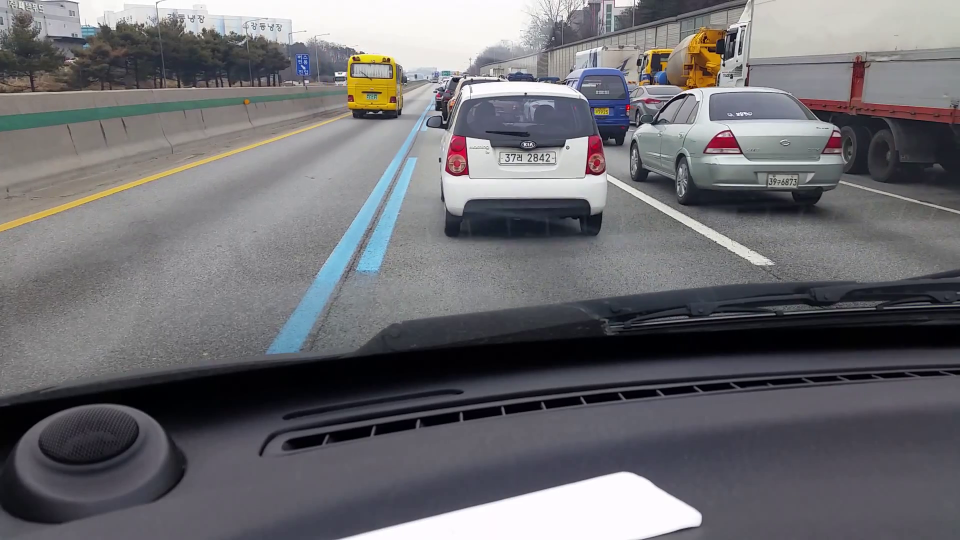
#> input picture frame 15 of road_01.mp4, 1920 x 1080 px, given in place of red_road_01.mp4, which was not available (shown at 1/2 size)
$ python video_read.py
#> lines starting #> are read from the running program, lines starting #| are printed output that depends on the picture
import cv2
import numpy as np


cap = cv2.VideoCapture('rsc/red_road_01.mp4')

while(cap.isOpened()):
    ret, frame = cap.read()
#> frame is the input picture: shape (1080, 1920, 3); mean B, G, R 112.9, 109, 109.7
    frame = cv2.resize(frame, (640, 360))
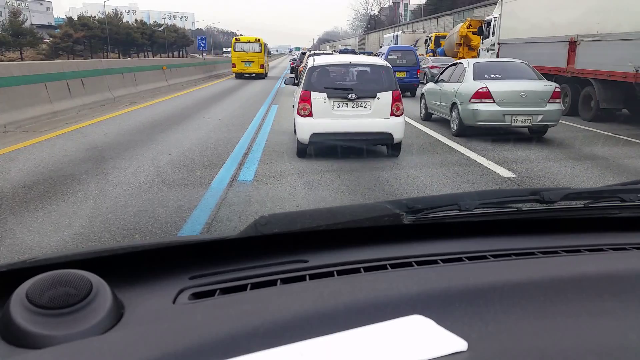
#> frame: shape (360, 640, 3); mean B, G, R 112.9, 109, 109.7
    if ret:
        # 현재 차선 가이드라인(고정)
#> (the run stopped early here; a loop or call above may not have finished)

$ run again, starting later in the video
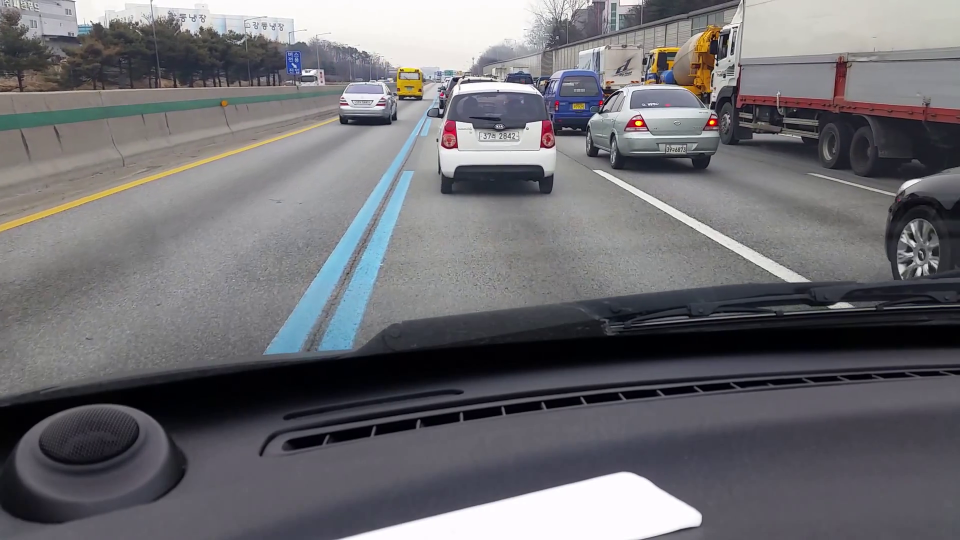
#> input picture frame 70 of road_01.mp4, 1920 x 1080 px, given in place of red_road_01.mp4, which was not available (shown at 1/2 size)
#> frame is the input picture: shape (1080, 1920, 3); mean B, G, R 113.7, 109.5, 110.2
#> `frame = cv2.resize(frame, (640, 360))`:
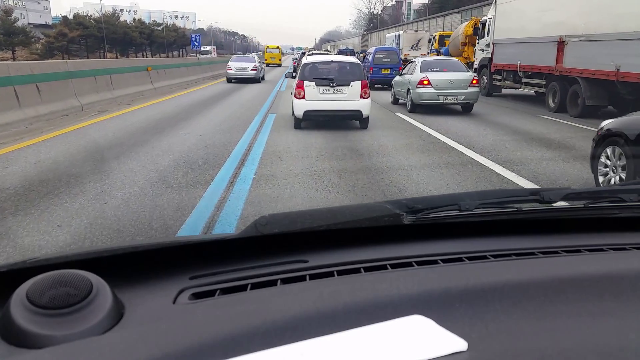
#> frame: shape (360, 640, 3); mean B, G, R 113.7, 109.5, 110.2

$ run again, starting later in the video
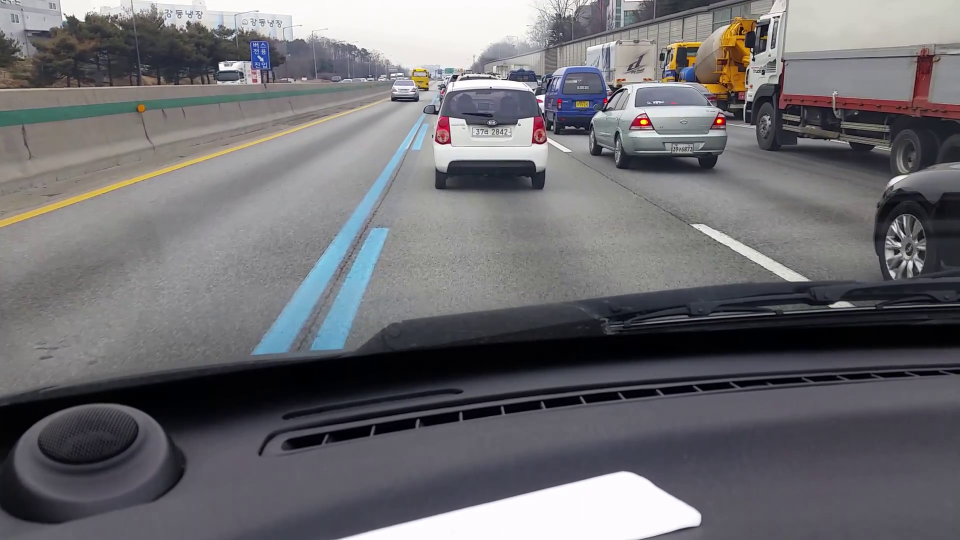
#> input picture frame 124 of road_01.mp4, 1920 x 1080 px, given in place of red_road_01.mp4, which was not available (shown at 1/2 size)
#> frame is the input picture: shape (1080, 1920, 3); mean B, G, R 112.6, 108.6, 109.7
#> `frame = cv2.resize(frame, (640, 360))`:
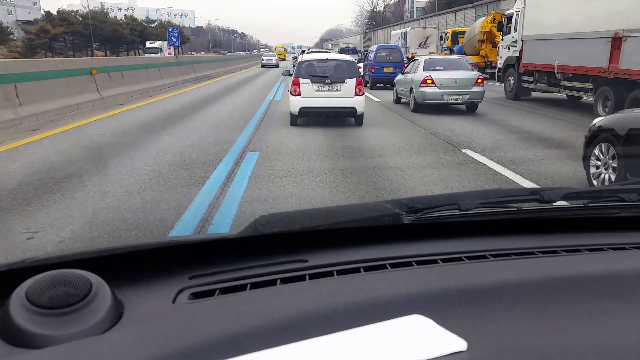
#> frame: shape (360, 640, 3); mean B, G, R 112.5, 108.6, 109.7
